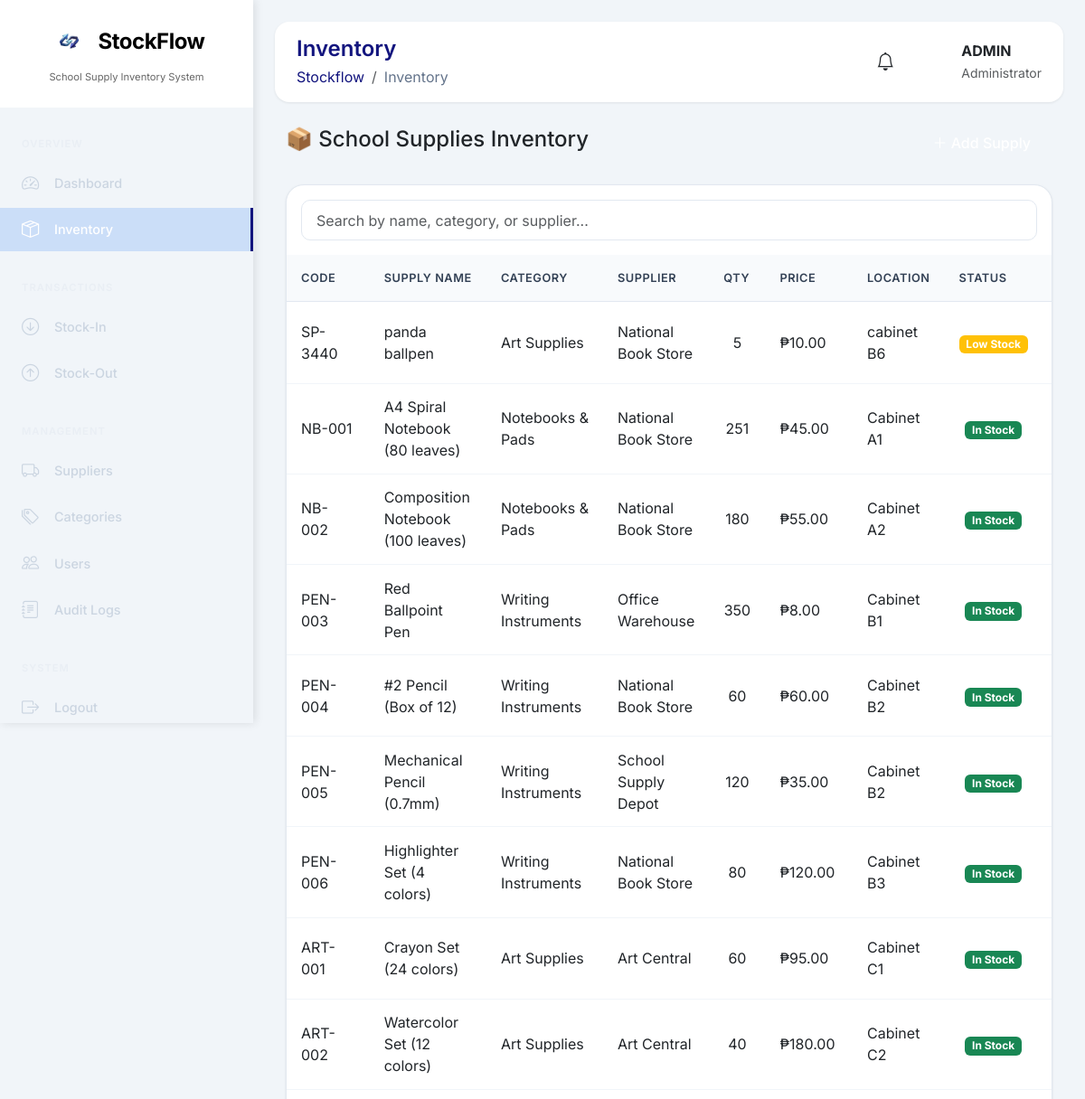
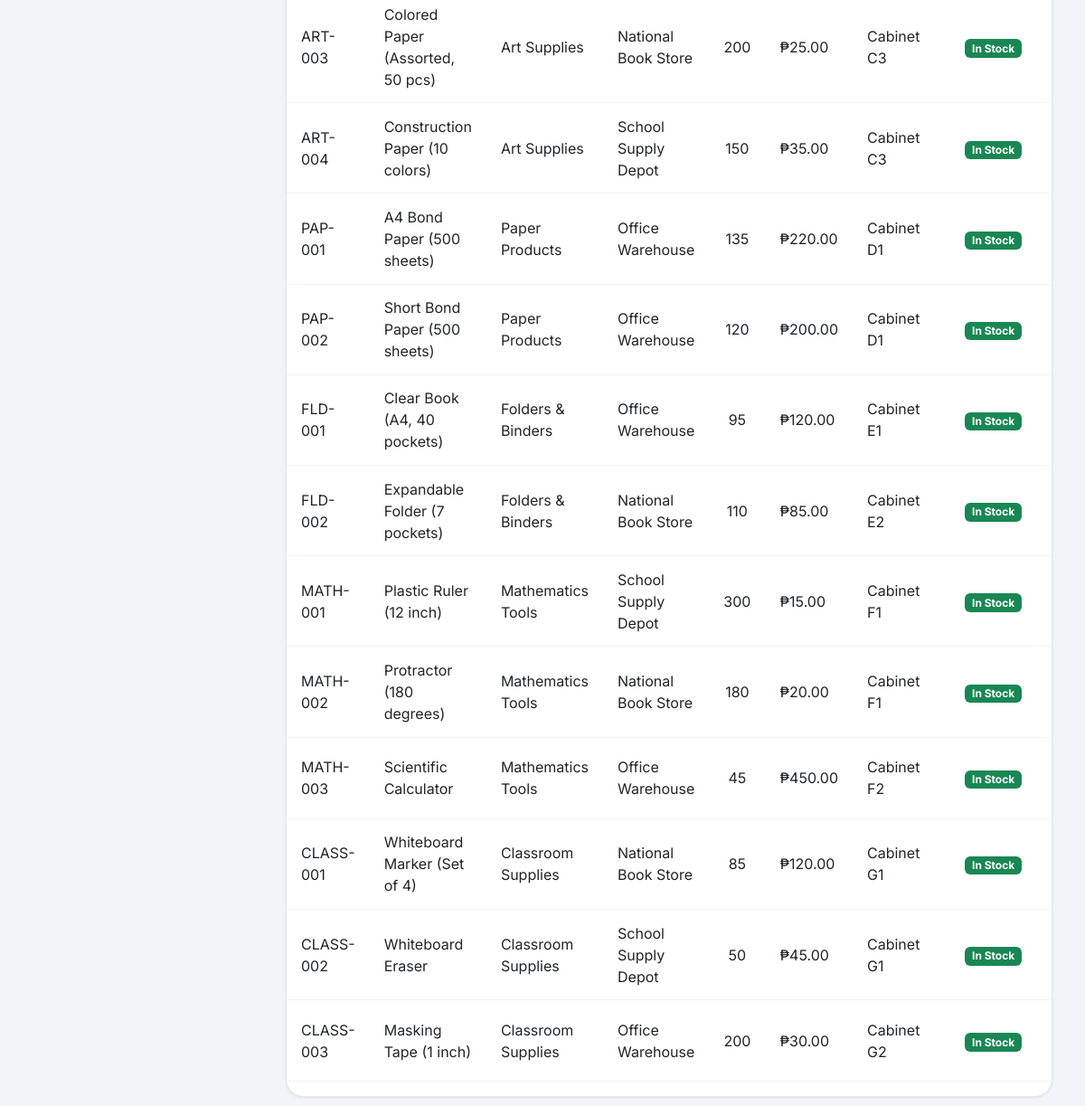
/index.php?page=inventory (signed in), run on the app's committed database (2 pictures, top to bottom).
### tables this page shows
CREATE TABLE `school_supplies` (
  `id` int(11) NOT NULL,
  `supply_code` varchar(50) NOT NULL,
  `supply_name` varchar(200) NOT NULL,
  `category_id` int(11) DEFAULT NULL,
  `supplier_id` int(11) DEFAULT NULL,
  `quantity` int(11) DEFAULT 0,
  `unit_price` decimal(10,2) DEFAULT NULL,
  `description` text DEFAULT NULL,
  `status` enum('In Stock','Low Stock','Out of Stock') DEFAULT 'In Stock',
  `low_stock_threshold` int(11) DEFAULT 10,
  `location` varchar(100) DEFAULT NULL COMMENT 'Storage location (e.g., Cabinet A1, Shelf 2)',
  `created_at` timestamp NOT NULL DEFAULT current_timestamp(),
  `updated_at` timestamp NOT NULL DEFAULT current_timestamp() ON UPDATE current_timestamp()
);

CREATE TABLE `categories` (
  `id` int(11) NOT NULL,
  `name` varchar(100) NOT NULL,
  `description` text DEFAULT NULL,
  `is_active` tinyint(1) DEFAULT 1,
  `created_at` timestamp NOT NULL DEFAULT current_timestamp()
);

CREATE TABLE `suppliers` (
  `id` int(11) NOT NULL,
  `name` varchar(100) NOT NULL,
  `contact_person` varchar(100) DEFAULT NULL,
  `email` varchar(100) DEFAULT NULL,
  `phone` varchar(20) DEFAULT NULL,
  `address` text DEFAULT NULL,
  `is_active` tinyint(1) DEFAULT 1,
  `created_at` timestamp NOT NULL DEFAULT current_timestamp()
);

### backend/database.php (called while the page is built, shortened)
<?php
function escape($string) {
    return htmlspecialchars($string, ENT_QUOTES, 'UTF-8');
}
?>

### frontend/inventory.php (the view, shortened to what this page needs)
<?php
$stmt = $pdo->query("SELECT s.*, c.name as category_name, sup.name as supplier_name
                     FROM school_supplies s
                     LEFT JOIN categories c ON s.category_id = c.id
                     LEFT JOIN suppliers sup ON s.supplier_id = sup.id
                     ORDER BY s.created_at DESC");
$inventory = $stmt->fetchAll();
?>
<div class="container-fluid">
    <div class="d-flex justify-content-between align-items-center mb-4">
        <h4>📦 School Supplies Inventory</h4>
        <button class="btn btn-primary-custom" data-bs-toggle="modal" data-bs-target="#addItemModal">
            <i class="bi bi-plus-lg"></i> Add Supply
        </button>
    </div>
    <div class="data-table">
        <div class="p-3">
            <input type="text" id="searchInventory" class="form-control" placeholder="Search by name, category, or supplier...">
        </div>
        <div class="table-responsive">
            <table class="table table-hover" id="inventoryTable">
                <thead class="table-light">
                    <tr>
                        <th>CODE</th><th>SUPPLY NAME</th><th>CATEGORY</th><th>SUPPLIER</th><th>QTY</th><th>PRICE</th><th>LOCATION</th><th>STATUS</th><th>ACTIONS</th>
                    </tr>
                </thead>
                <tbody>
                    <?php foreach ($inventory as $item): ?>
                    <tr>
                        <td><?php echo escape($item['supply_code']); ?></td>
                        <td><?php echo escape($item['supply_name']); ?></td>
                        <td><?php echo escape($item['category_name'] ?? 'N/A'); ?></td>
                        <td><?php echo escape($item['supplier_name'] ?? 'N/A'); ?></td>
                        <td class="text-center"><?php echo number_format($item['quantity']); ?></td>
                        <td>₱<?php echo number_format($item['unit_price'], 2); ?></td>
                        <td><?php echo escape($item['location'] ?? 'N/A'); ?></td>
                        <td class="text-center">
                            <span class="badge bg-<?php echo $item['status'] === 'In Stock' ? 'success' : ($item['status'] === 'Low Stock' ? 'warning' : 'danger'); ?>">
                                <?php echo $item['status']; ?>
                            </span>
                        </td>
                        <td class="text-center">
                        </td>
                    </tr>
                    <?php endforeach; ?>
                </tbody>
            </table>
        </div>
    </div>
</div>

### frontend/assets/css/style.css (style rules this page uses)
* { margin: 0; padding: 0; box-sizing: border-box; font-family: 'Inter', sans-serif; }
body { background: #f1f5f9; overflow-x: hidden; }
.data-table { background: white; border-radius: 20px; overflow: hidden; box-shadow: 0 1px 3px rgba(0, 0, 0, 0.08); border: 1px solid #e2e8f0; }
.data-table th { background: #f8fafc; padding: 1rem; font-weight: 600; color: #334155; border-bottom: 1px solid #e2e8f0; font-size: 0.8rem; text-transform: uppercase; letter-spacing: 0.5px; }
.data-table td { padding: 0.85rem 1rem; vertical-align: middle; border-bottom: 1px solid #f1f5f9; }
.btn-primary-custom { background: linear-gradient(135deg, #13157e); border: none; padding: 0.6rem 1.5rem; border-radius: 12px; color: white; font-weight: 500; transition: all 0.3s ease; }
.form-control, .form-select { border-radius: 10px; border: 1px solid #e2e8f0; padding: 0.6rem 1rem; }

### frontend/includes/header.php (style rules this page uses)
* { margin: 0; padding: 0; box-sizing: border-box; font-family: 'Inter', sans-serif; }
body { background: #f1f5f9; }
.btn-primary-custom { background: linear-gradient(135deg, #13157e); border: none; padding: 0.6rem 1.5rem; border-radius: 12px; color: white; }

### data on the page
school_supplies: supply_code "SP-3440", supply_name "panda ballpen", category.name "Art Supplies", supplier.name "National Book Store", quantity "5", unit_price "10.00", location "cabinet B6", status "Low Stock"
school_supplies: supply_code "NB-001", supply_name "A4 Spiral Notebook (80 leaves)", category.name "Notebooks & Pads", supplier.name "National Book Store", quantity "251", unit_price "45.00", location "Cabinet A1", status "In Stock"
school_supplies: supply_code "NB-002", supply_name "Composition Notebook (100 leaves)", category.name "Notebooks & Pads", supplier.name "National Book Store", quantity "180", unit_price "55.00", location "Cabinet A2", status "In Stock"
school_supplies: supply_code "PEN-003", supply_name "Red Ballpoint Pen", category.name "Writing Instruments", supplier.name "Office Warehouse", quantity "350", unit_price "8.00", location "Cabinet B1", status "In Stock"
school_supplies: supply_code "PEN-004", supply_name "#2 Pencil (Box of 12)", category.name "Writing Instruments", supplier.name "National Book Store", quantity "60", unit_price "60.00", location "Cabinet B2", status "In Stock"
school_supplies: supply_code "PEN-005", supply_name "Mechanical Pencil (0.7mm)", category.name "Writing Instruments", supplier.name "School Supply Depot", quantity "120", unit_price "35.00", location "Cabinet B2", status "In Stock"
school_supplies: supply_code "PEN-006", supply_name "Highlighter Set (4 colors)", category.name "Writing Instruments", supplier.name "National Book Store", quantity "80", unit_price "120.00", location "Cabinet B3", status "In Stock"
school_supplies: supply_code "ART-001", supply_name "Crayon Set (24 colors)", category.name "Art Supplies", supplier.name "Art Central", quantity "60", unit_price "95.00", location "Cabinet C1", status "In Stock"
school_supplies: supply_code "ART-002", supply_name "Watercolor Set (12 colors)", category.name "Art Supplies", supplier.name "Art Central", quantity "40", unit_price "180.00", location "Cabinet C2", status "In Stock"
school_supplies: supply_code "ART-003", supply_name "Colored Paper (Assorted, 50 pcs)", category.name "Art Supplies", supplier.name "National Book Store", quantity "200", unit_price "25.00", location "Cabinet C3", status "In Stock"
school_supplies: supply_code "ART-004", supply_name "Construction Paper (10 colors)", category.name "Art Supplies", supplier.name "School Supply Depot", quantity "150", unit_price "35.00", location "Cabinet C3", status "In Stock"
school_supplies: supply_code "PAP-001", supply_name "A4 Bond Paper (500 sheets)", category.name "Paper Products", supplier.name "Office Warehouse", quantity "135", unit_price "220.00", location "Cabinet D1", status "In Stock"
school_supplies: supply_code "PAP-002", supply_name "Short Bond Paper (500 sheets)", category.name "Paper Products", supplier.name "Office Warehouse", quantity "120", unit_price "200.00", location "Cabinet D1", status "In Stock"
school_supplies: supply_code "FLD-001", supply_name "Clear Book (A4, 40 pockets)", category.name "Folders & Binders", supplier.name "Office Warehouse", quantity "95", unit_price "120.00", location "Cabinet E1", status "In Stock"
school_supplies: supply_code "FLD-002", supply_name "Expandable Folder (7 pockets)", category.name "Folders & Binders", supplier.name "National Book Store", quantity "110", unit_price "85.00", location "Cabinet E2", status "In Stock"
school_supplies: supply_code "MATH-001", supply_name "Plastic Ruler (12 inch)", category.name "Mathematics Tools", supplier.name "School Supply Depot", quantity "300", unit_price "15.00", location "Cabinet F1", status "In Stock"
school_supplies: supply_code "MATH-002", supply_name "Protractor (180 degrees)", category.name "Mathematics Tools", supplier.name "National Book Store", quantity "180", unit_price "20.00", location "Cabinet F1", status "In Stock"
school_supplies: supply_code "MATH-003", supply_name "Scientific Calculator", category.name "Mathematics Tools", supplier.name "Office Warehouse", quantity "45", unit_price "450.00", location "Cabinet F2", status "In Stock"
school_supplies: supply_code "CLASS-001", supply_name "Whiteboard Marker (Set of 4)", category.name "Classroom Supplies", supplier.name "National Book Store", quantity "85", unit_price "120.00", location "Cabinet G1", status "In Stock"
school_supplies: supply_code "CLASS-002", supply_name "Whiteboard Eraser", category.name "Classroom Supplies", supplier.name "School Supply Depot", quantity "50", unit_price "45.00", location "Cabinet G1", status "In Stock"
school_supplies: supply_code "CLASS-003", supply_name "Masking Tape (1 inch)", category.name "Classroom Supplies", supplier.name "Office Warehouse", quantity "200", unit_price "30.00", location "Cabinet G2", status "In Stock"

### other printed values
str_replace('_', ' ', $_GET['page'] ?? 'Dashboard') "Inventory"
$_SESSION['name'] "ADMIN"
$_SESSION['role'] "Administrator"
